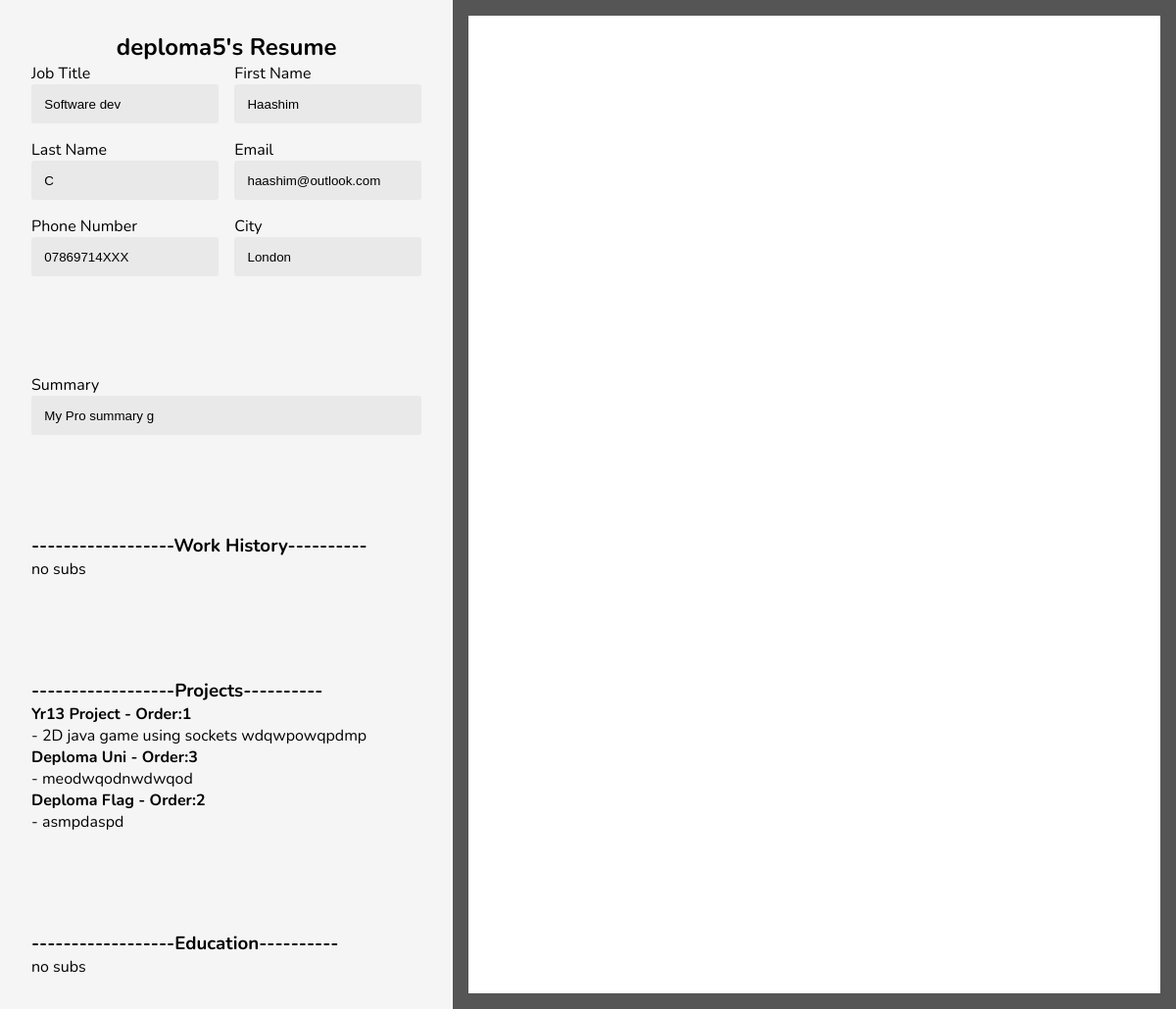
The page /dashboard/ (signed in) on the database its author committed.
### users/models.py (models this page shows, shortened)
class Resume(models.Model):
    user = models.ForeignKey(settings.AUTH_USER_MODEL, on_delete=models.CASCADE, related_name='resumes')
    template = models.ForeignKey(Template, on_delete=models.SET_NULL, null=True)
    summary = models.TextField()
    first_name = models.CharField(max_length=50, default="First name")
    last_name = models.CharField(max_length=50, default="Last name")
    job_title = models.CharField(max_length=100, default="Job title")
    email = models.TextField(default="Email Address")
    phone_number = models.CharField(max_length=20, default="Phone number")
    city = models.CharField(max_length=50, default="City")
    last_saved = models.DateTimeField(auto_now=True)

class ResumeSection(models.Model):
    resume = models.ForeignKey(Resume, on_delete=models.CASCADE, related_name='sections')
    name = models.CharField(max_length=100)
    order = models.PositiveIntegerField(default=0)

class ResumeSubSection(models.Model):
    section = models.ForeignKey(ResumeSection, on_delete=models.CASCADE, related_name='sub')
    title = models.CharField(max_length=200)
    description = models.TextField()
    order = models.PositiveIntegerField(default=0)

### users/views.py (the view)
# urls.py: path('dashboard/', views.dashboard_view, name='dashboard'),
def dashboard_view(request):
    if not request.user.is_authenticated:
        return redirect('account_login')
    else:
        user_status_data = get_user_status(request.user)
        if user_status_data['has_purchased']:
            does_resume_exist = is_resume_created(request.user)
            if not does_resume_exist:
                return redirect('create_a_resume')
            resume_data = get_resume_data(request.user)
            sections_data = get_sections(request.user)
            return render(request, 'dashboard.html', {
                'resume_data': resume_data,
                "sections_data": sections_data,
                })
        else:
            return redirect('home')

### users/utils.py (called while the page is built)
def get_user_status(user):
    user_status, created = UserStatus.objects.get_or_create(
        user=user,
        defaults={'has_purchased': False}
    )
    status_data = {
        'has_purchased': user_status.has_purchased,
        'templates': list(user_status.templates.all().values())  # Returns list of dictionaries for templates
    }
    return status_data

def is_resume_created(user):
    return Resume.objects.filter(user=user).exists()

def get_resume_data(user):
    try:
        resume_data = Resume.objects.get(user=user)
        return resume_data
    except ObjectDoesNotExist:
        return None

def get_sections(user):
    return ResumeSection.objects.filter(resume__user=user).order_by('order')

### users/templates/dashboard.html (shortened to what this page needs)
{% extends 'base.html' %}
{% block content %}
<div class="dashboard-container">
    <div class="resume-content-container">
        <h2>{{resume_data.user}}'s Resume</h2>
        <form class="resume-form">
            <div class="resume-form-header">
                <div class="resume-form-header-row">
                    <div class="resume-form-header-col">
                        <label for="job_title">Job Title</label>
                        <input type="text" name="job_title" value="{{ resume_data.job_title }}">
                    </div>
                    <div class="resume-form-header-col">
                        <label for="fname">First Name</label>
                        <input type="text" name="fname" value="{{ resume_data.first_name }}">
                    </div>
                </div>
                <div class="resume-form-header-row">
                    <div class="resume-form-header-col">
                        <label for="lname">Last Name</label>
                        <input type="text" name="lname" value="{{ resume_data.last_name }}">
                    </div>
                    <div class="resume-form-header-col">
                        <label for="email">Email</label>
                        <input type="text" name="email" value="{{ resume_data.email }}">
                    </div>
                </div>
                <div class="resume-form-header-row">
                    <div class="resume-form-header-col">
                        <label for="phone">Phone Number</label>
                        <input type="text" name="phone" value="{{ resume_data.phone_number }}">
                    </div>
                    <div class="resume-form-header-col">
                        <label for="city">City</label>
                        <input type="text" name="city" value="{{ resume_data.city }}">
                    </div>
                </div>
            </div>
            <div class="resume-form-summary">
                <label for="summary">Summary</label>
                <input type="text" name="summary" value="{{ resume_data.summary }}">
            </div>
            {% if sections_data%}
                {% for section in sections_data%}
                <div class="resume-section-container">
                    <h3>------------------{{section.name}}----------</h3>
                        {% if section.sub.all %}
                            {% for sub in section.sub.all %}
                            <h4>{{sub.title}} - Order:{{sub.order}}</h4>
                            <p> - {{sub.description}}</p>
                            {% endfor %}
                        {% else%}
                        <p>no subs</p>
                        {% endif %}
                </div>
                {% endfor%}
            {% else %}
            <p>No sections yet</p>
            {% endif %}
        </form>
    </div>
    <div class="resume-preview-container">
        <div class="resume-preview-page">
        </div>
    </div>
</div>
{% endblock %}

### static/css/style.css (style rules this page uses)
* { padding: 0; margin: 0; box-sizing: border-box; }
:root { --primary: #10a37f; --secondary: yellow; }
html { font-size: 16px; }
body { font-family: "Nunito"; max-width: 100vw; background-color: #f5f5f5; }
.dashboard-container { display: flex; flex-direction: row; justify-content: center; align-items: center; width: 100vw; height: 100vh; }
.resume-content-container { display: flex; flex-direction: column; align-items: center; width: 100%; height: 100%; background-color: #F5F5F5; padding: 2em; overflow-y: scroll; }
.resume-preview-container { display: flex; flex-direction: column; justify-content: center; align-items: center; width: 100%; height: 100%; background-color: #555555; padding: 1em; }
.resume-preview-page { background-color: white; height: 100%; aspect-ratio: 1/1.41421356; }
.resume-form { display: flex; flex-direction: column; gap: 100px; width: 100%; }
.resume-form-header { display: flex; flex-direction: column; gap: 1em; }
.resume-form-header-row { display: flex; flex-direction: row; width: 100%; gap: 1em; }
.resume-form-header-col { display: flex; flex-direction: column; width: 100%; }
input[type="text"] { width: 100%; height: 3em; background-color: #E9E9E9; border-radius: 3px; padding: .5em 1em; border: none; }
.resume-form-summary { display: flex; flex-direction: column; }
.resume-section-container { gap: 1em; }

### rows shown on the page
Resume: user "deploma5", job_title "Software dev", fname "Haashim", lname "C", email "haashim@outlook.com", phone "07869714XXX", city "London", summary "My Pro summary g"
ResumeSection: name "Work History", shows "no subs"
ResumeSection: name "Projects"
ResumeSubSection: title "Yr13 Project", order "1", description "2D java game using sockets wdqwpowqpdmp"
ResumeSubSection: title "Deploma Uni", order "3", description "meodwqodnwdwqod"
ResumeSubSection: title "Deploma Flag", order "2", description "asmpdaspd"
ResumeSection: name "Education", shows "no subs"
